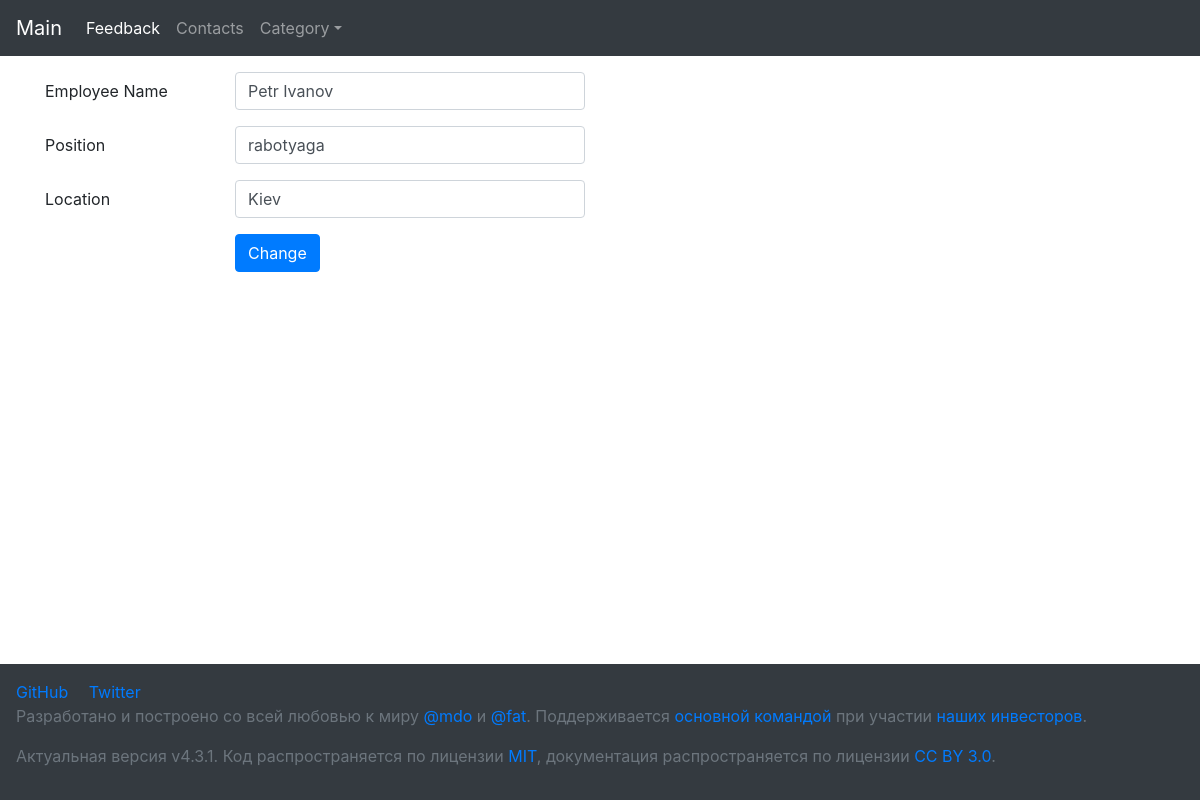
Screenshot of /templates/update.php?id=48 with the database file from the repository.
### tables this page shows
CREATE TABLE `planets` (
  `id` tinyint(1) UNSIGNED NOT NULL,
  `name` varchar(50) NOT NULL,
  `position` varchar(50) NOT NULL,
  `location` varchar(50) NOT NULL
);

### templates/update.php (the view, shortened to what this page needs)
<?
require $_SERVER['DOCUMENT_ROOT'] . "/config_db.php";
$id = $_GET['id'];
$sth = $pdo->prepare("SELECT * FROM `planets` WHERE id = '$id'");
$sth->execute();
$array = $sth->fetchAll(PDO::FETCH_ASSOC);
$item = $array[0];
?>
<?php require "header.php" ?>
<div class="container my-3">
    <form action="update_req.php" method="POST">
        <div class="form-group row">
            <label for="name" class="col-2 col-form-label">Employee Name</label>
            <div class="col-4">
                <input id="name" name="name" type="text" class="form-control" value="<?= $item['name']; ?>">
            </div>
        </div>
        <div class="form-group row">
            <label for="position" class="col-2 col-form-label">Position</label>
            <div class="col-4">
                <input id="position" name="position" type="text" class="form-control" value="<?= $item['position']; ?>">
            </div>
        </div>
        <div class="form-group row">
            <label for="location" class="col-2 col-form-label">Location</label>
            <div class="col-4">
                <input id="location" name="location" type="text" class="form-control" value="<?= $item['location']; ?>">
            </div>
        </div>
        <div class="form-group row">
            <div class="offset-2 col-4">
                <button name="submit" type="submit" class="btn btn-primary">Change</button>
            </div>
        </div>
    </form>
</div>
<?php require "footer.php" ?>

### style.css (style rules this page uses)
body { padding-top: 56px; padding-bottom: 350px; }

### rows the page displays
planets: name "Petr Ivanov", position "rabotyaga", location "Kiev"
